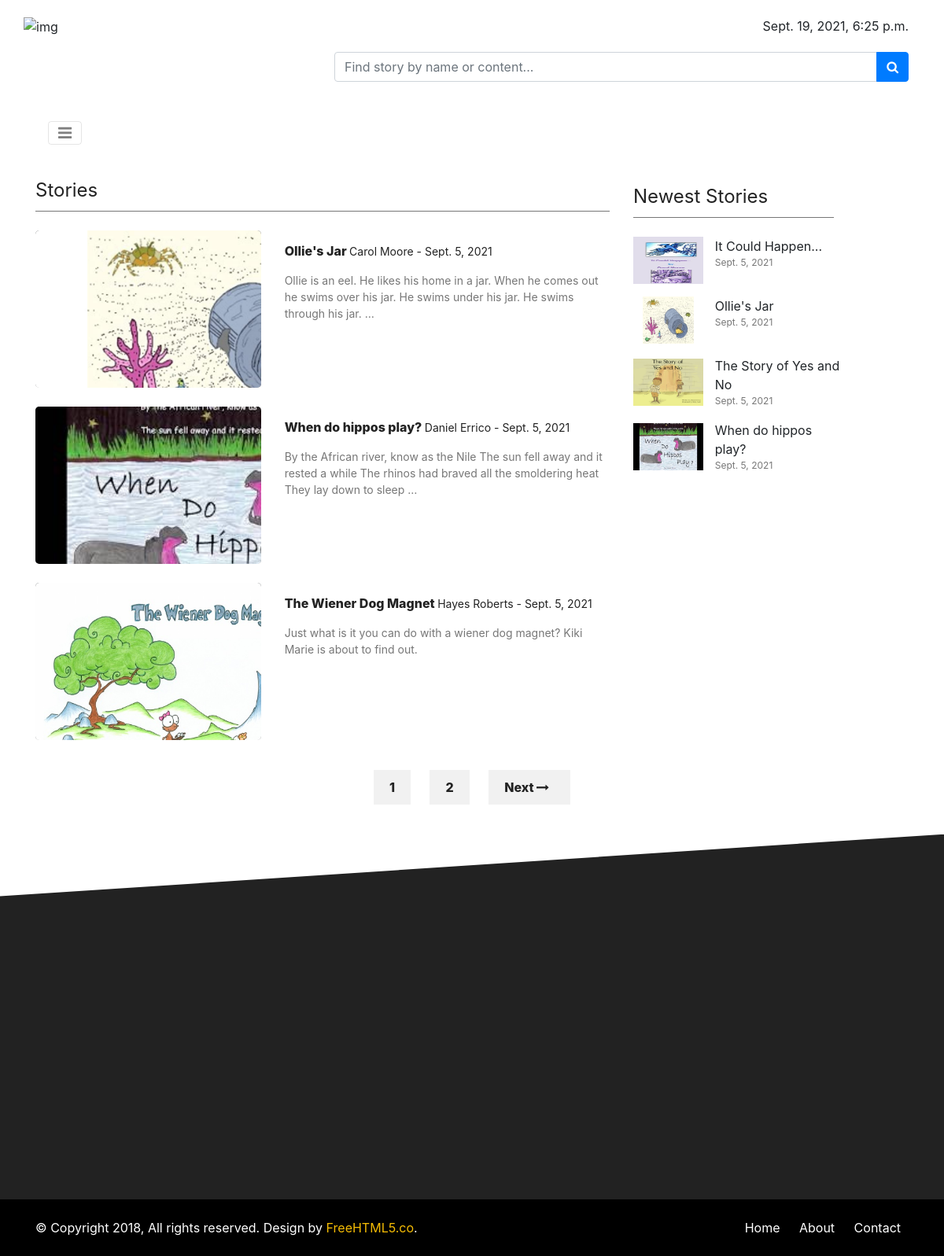
/category.html/1/, run on the app's committed database.
### stories/models.py (models this page shows, shortened)
class Story(models.Model):
    category = models.ForeignKey(Category, on_delete=models.PROTECT)
    name = models.CharField(max_length=250, unique=True)
    author = models.CharField(max_length=250)
    url = models.URLField(null=True)
    content = RichTextUploadingField()
    public_day = models.DateField(default=datetime.date.today)
    image = models.ImageField(upload_to="stories/images", default="stories/images/default.jpg")

### stories/views.py (the view)
# urls.py: path('category.html/<int:pk>/', views.category, name='category.html'),
def category(request, pk):
    story_list = Story.objects.filter(category=pk).order_by("-id")
    for story in story_list:
        story.content = re.sub('<[^<]+?>', '', story.content)
    page = request.GET.get('page', 1)  # trang bắt đầu
    paginator = Paginator(story_list, 3)  # số story/trang
    try:
        stories = paginator.page(page)
    except PageNotAnInteger:
        stories = paginator.page(1)
    except EmptyPage:
        stories = paginator.page(paginator.num_pages)
    context = {'today': now, 'stories': stories, 'newest': newest, 'pk': pk,
               'newest_4': newest_4, 'most_viewed_stories': most_viewed_stories}
    return render(request, "stories/category.html", context)

### stories/templates/stories/category.html (shortened to what this page needs)
{% extends 'stories/base.html' %}
{% load static %}
{% block content %}
<div class="container-fluid pb-4 pt-4 paddding">
    <div class="container paddding">
        <div class="row mx-0">
            <div class="col-md-8 animate-box" data-animate-effect="fadeInLeft">
                <div>
                    <div class="fh5co_heading fh5co_heading_border_bottom py-2 mb-4">Stories</div>
                </div>
                {% if stories %}
                {% for story in stories %}
                <div class="row pb-4">
                    <div class="col-md-5">
                        <div class="fh5co_hover_news_img">
                            <div class="fh5co_news_img"><img src="{{ story.image.url }}" alt="{{ story.name }}"/></div>
                        </div>
                    </div>
                    <div class="col-md-7">
                        <a href="{% url 'stories:story.html' story.id %}" class="fh5co_magna py-2"> {{ story.name }} </a> <a href="#" class="fh5co_mini_time py-3">
                        {{ story.author }} - {{ story.public_day }} </a>
                        <div class="fh5co_consectetur"> {{ story.content|truncatewords:30 }}
                        </div>
                    </div>
                </div>
                {% endfor %}
                {% endif %}
            </div>
            <div class="col-md-3 animate-box" data-animate-effect="fadeInRight">
                <div>
                    <div class="fh5co_heading fh5co_heading_border_bottom pt-3 py-2 mb-4">Newest Stories</div>
                </div>
                {% for story in newest_4 %}
                <div class="row pb-3">
                    <div class="col-5 align-self-center">
                        <img src='{{ story.image.url }}' alt="{{ story.name }}" class="fh5co_most_trading img-fluid"/>
                    </div>
                    <div class="col-7 paddding">
                        <div class="most_fh5co_treding_font"> {{ story.name }}</div>
                        <div class="most_fh5co_treding_font_123"> {{ story.public_day }}</div>
                    </div>
                </div>
                {% endfor %}
            </div>
        </div>
        <div class="row mx-0">
            <div class="col-12 text-center pb-4 pt-4">
            {% if stories.has_other_pages %}
                {% for i in stories.paginator.page_range %}
                    {% if stories.number == i %}
                        <a href="?page={{ i }}" class="btn_pagging active">{{i}}</a>
                    {% else %}
                        <a href="?page={{ i }}" class="btn_pagging">{{i}}</a>
                    {% endif %}
                {% endfor %}
                {% if stories.has_next %}
                    <a href="?page={{ stories.next_page_number }}" class="btn_mange_pagging">Next <i class="fa fa-long-arrow-right"></i>&nbsp;&nbsp; </a>
                {% else %}
                    <div class="disabled"><span></span></div>
                {% endif %}
            {% endif %}
            </div>
        </div>
    </div>
</div>
{% endblock content %}

### stories/static/stories/css/style_1.css (style rules this page uses)
a,a:hover { color:#f5bc04 }
.paddding { padding-left:0 !important;padding-right:0 !important }
.fh5co_heading { font-size:20px;color:#424040 }
.fh5co_heading_border_bottom { border-bottom:1px solid #777 }
.fh5co_news_img { height:200px;-webkit-border-radius:5px;-moz-border-radius:5px;-ms-border-radius:5px;border-radius:5px;overflow:hidden;position:relative;top:0;-webkit-box-shadow:inset 0 2px 3px 1px;-moz-box-shadow:inset 0 2px 3px 1px;-o-box-shadow:inset 0 2px 3px 1px;box-shadow:inset 0 2px 3px 1px;-moz-transition:all all 0.5s ease;-o-transition:all all 0.5s ease;-webkit-transition:all all 0.5s ease;-ms-transition:all all 0.5s ease;transition:all all 0.5s ease }
.fh5co_news_img>img { height:260px;min-width:100% }
.fh5co_magna { font-size:16px;color:#222 !important;font-weight:800 }
.fh5co_mini_time { font-size:14px;color:#222;display:inline-block }
.fh5co_consectetur { font-size:14px;color:#777 }
.fh5co_most_trading { height:60px;width:100% }
.most_fh5co_treding_font_123 { font-size:12px;color:#777 }
.btn_mange_pagging { background:#f1f1f1;padding:12px 20px;color:#222 !important;font-weight:800;margin:0 10px;-moz-transition:all .5s ease;-o-transition:all .5s ease;-webkit-transition:all .5s ease;-ms-transition:all .5s ease;transition:all .5s ease }
.btn_pagging { background:#f1f1f1 !important;color:#222;padding:12px 20px !important;font-weight:800;margin:0 10px;-moz-transition:all .5s ease;-o-transition:all .5s ease;-webkit-transition:all .5s ease;-ms-transition:all .5s ease;transition:all .5s ease }
.fh5co_heading { font-size:24px;color:#222 }
.js .animate-box { opacity:0 }
img { max-width: 500px !important; }

### data on the page
Story: image (picture), name "Ollie's Jar", author "Carol Moore", public_day "Sept. 5, 2021", content "Ollie is an eel. He likes his home in a jar. When he comes out he swims over his jar. He swims under his jar. He swims through his jar. …"
Story: image (picture), name "When do hippos play?", author "Daniel Errico", public_day "Sept. 5, 2021", content "By the African river, know as the Nile The sun fell away and it rested a while The rhinos had braved all the smoldering heat They lay down to sleep …"
Story: image (picture), name "The Wiener Dog Magnet", author "Hayes Roberts", public_day "Sept. 5, 2021", content "Just what is it you can do with a wiener dog magnet? Kiki Marie is about to find out."
Story: image (picture), name "It Could Happen...", public_day "Sept. 5, 2021"
Story: image (picture), name "The Story of Yes and No", public_day "Sept. 5, 2021"

### other printed values
{{ today }} "Sept. 19, 2021, 6:25 p.m."
{{ i }} "1"
{{ i }} "2"
